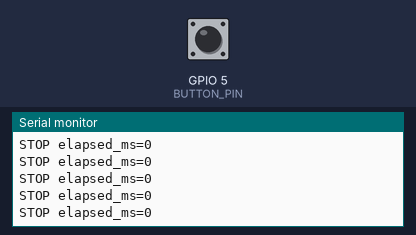
Simulated run of this sketch. Board: ESP32. Shown: the last lines printed to the serial monitor. The test bench sets the inputs (shaded band); at power-on: GPIO 5 (BUTTON_PIN) HIGH.

Above: at 1.7 s.
1.8 s: GPIO 5 (BUTTON_PIN) pulled LOW for 0.15 s
At 2.0 s:
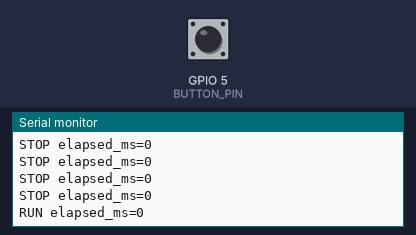
3.5 s: GPIO 5 (BUTTON_PIN) pulled LOW for 1 s
At 3.7 s:
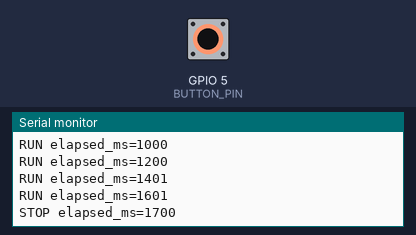
6.0 s: GPIO 5 (BUTTON_PIN) pulled LOW for 0.15 s
At 6.2 s:
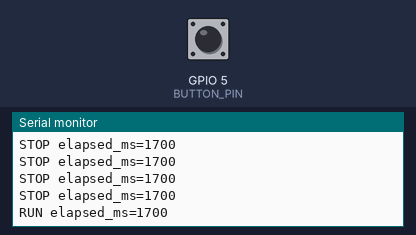
Timing chart, 0 to 9.0 s (numbered marks = the images above; inputs shaded):
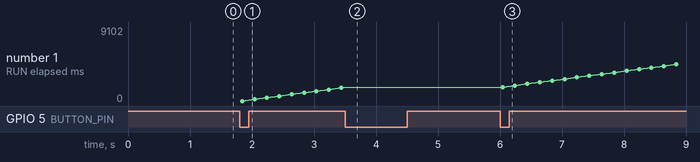

Measured:
- after the input at 1.8 s, the serial monitor: prints a new line at once (image 1)
- after the input at 3.5 s, the serial monitor: prints a new line at once (image 2)
- after the input at 6.0 s, the serial monitor: prints a new line at once (image 3)
- plotted number 1: 1601 → 9102 after the input at 6.0 s

The sketch:

week2_stopwatch.ino
```cpp
#include <Arduino.h>

const int BUTTON_PIN = 5;
const uint32_t DEBOUNCE_MS = 40;
int lastReading = HIGH;
uint32_t changedAt = 0;
bool readyForPress = false;

bool pressed(uint32_t now) {
  const int reading = digitalRead(BUTTON_PIN);
  if (reading != lastReading) { lastReading = reading; changedAt = now; }
  if (uint32_t(now - changedAt) < DEBOUNCE_MS) return false;
  if (reading == HIGH) { readyForPress = true; return false; }
  if (!readyForPress) return false;
  readyForPress = false;
  return true;
}

bool running = false;
uint64_t elapsedMs = 0;
uint32_t previousTime = 0, lastPrint = 0;

void showTime() {
  Serial.printf("%s elapsed_ms=%llu\n", running ? "RUN" : "STOP",
                (unsigned long long)elapsedMs);
}
void setup() {
  Serial.begin(115200);
  pinMode(BUTTON_PIN, INPUT_PULLUP);
  delay(500);
  lastReading = digitalRead(BUTTON_PIN);
  changedAt = previousTime = lastPrint = millis();
  readyForPress = false;
  running = false;
  elapsedMs = 0;
  showTime();
}
void loop() {
  const uint32_t now = millis();
  // Accumulate only the interval spent running, including across millis wrap.
  if (running) elapsedMs += uint32_t(now - previousTime);
  previousTime = now;
  const bool change = pressed(now);
  if (change) running = !running;
  if (change || uint32_t(now - lastPrint) >= 200) {
    lastPrint = now;
    showTime();
  }
}
```
